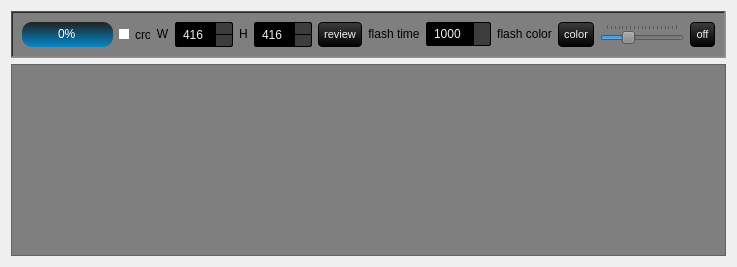
           <widget class="QWidget" name="Trainer">
            <attribute name="title">
             <string>Review</string>
            </attribute>
            <layout class="QVBoxLayout" name="verticalLayout_14">
             <item>
              <widget class="QFrame" name="frame_10">
               <property name="sizePolicy">
                <sizepolicy hsizetype="Expanding" vsizetype="Minimum">
                 <horstretch>0</horstretch>
                 <verstretch>0</verstretch>
                </sizepolicy>
               </property>
               <property name="styleSheet">
                <string notr="true">background-color: rgb(127, 127, 127);

</string>
               </property>
               <property name="frameShape">
                <enum>QFrame::WinPanel</enum>
               </property>
               <property name="frameShadow">
                <enum>QFrame::Sunken</enum>
               </property>
               <layout class="QHBoxLayout" name="horizontalLayout_8">
                <item>
                 <widget class="QProgressBar" name="preview_progress">
                  <property name="sizePolicy">
                   <sizepolicy hsizetype="Expanding" vsizetype="Minimum">
                    <horstretch>0</horstretch>
                    <verstretch>0</verstretch>
                   </sizepolicy>
                  </property>
                  <property name="maximumSize">
                   <size>
                    <width>16777215</width>
                    <height>16777215</height>
                   </size>
                  </property>
                  <property name="styleSheet">
                   <string notr="true">QProgressBar {
    background-color: qlineargradient(spread:repeat, x1:1, y1:0, x2:1, y2:1, stop:0 #222, stop:1 #0088cc);
    border-radius: 10px;
    text-align: center;
    color: #fff;
}

QProgressBar::chunk {
    background-color: qlineargradient(spread:repeat, x1:1, y1:0, x2:1, y2:1, stop:0 #0088cc, stop:1 #222);
    border-radius: 10px;
}

QProgressBar:hover {
    background-color: qlineargradient(spread:repeat, x1:1, y1:0, x2:1, y2:1, stop:0 #FFA500, stop:1 #0088cc);
    border-radius: 10px;
}</string>
                  </property>
                  <property name="value">
                   <number>0</number>
                  </property>
                  <property name="textDirection">
                   <enum>QProgressBar::TopToBottom</enum>
                  </property>
                 </widget>
                </item>
                <item>
                 <widget class="QCheckBox" name="crop_img">
                  <property name="styleSheet">
                   <string notr="true">QCheckBox {
    background-color: transparent;
    color: black;
    border: none;
    width: 15px;
    height: 15px;
    border-radius: 50%;

}

QCheckBox::indicator {
    background-color: white;
    color: black;
    width: 10px;
    height: 10px;
    border-radius: 50%;
}

QCheckBox::indicator:hover {
    background-color: orange;
}

QCheckBox::indicator:checked {
    background-color: #ff0800;
}</string>
                  </property>
                  <property name="text">
                   <string>crop</string>
                  </property>
                 </widget>
                </item>
                <item>
                 <widget class="QLabel" name="label_69">
                  <property name="sizePolicy">
                   <sizepolicy hsizetype="Expanding" vsizetype="Preferred">
                    <horstretch>0</horstretch>
                    <verstretch>0</verstretch>
                   </sizepolicy>
                  </property>
                  <property name="maximumSize">
                   <size>
                    <width>75</width>
                    <height>20</height>
                   </size>
                  </property>
                  <property name="text">
                   <string>W</string>
                  </property>
                  <property name="alignment">
                   <set>Qt::AlignCenter</set>
                  </property>
                 </widget>
                </item>
                <item>
                 <widget class="QSpinBox" name="w_img">
                  <property name="sizePolicy">
                   <sizepolicy hsizetype="Expanding" vsizetype="Minimum">
                    <horstretch>0</horstretch>
                    <verstretch>0</verstretch>
                   </sizepolicy>
                  </property>
                  <property name="maximumSize">
                   <size>
                    <width>16777215</width>
                    <height>16777215</height>
                   </size>
                  </property>
                  <property name="styleSheet">
                   <string notr="true">QSpinBox, QDoubleSpinBox, QDateTimeEdit {
    background-color: rgb(0, 0, 0) /*bg_gen*/;
    color: rgb(238, 238, 238) /*txt*/;
    border: 1px solid #000;
    padding: 3px;
    padding-left: 5px;
    border-radius: 2px;
}

QDoubleSpinBox::up-button, QSpinBox::up-button, QDateTimeEdit::up-button {
    border-top-right-radius: 2px;
    background-color: rgb(59, 61, 62) /*bg_alt*/;
    width: 16px;
    border-width: 1px;
}

QDoubleSpinBox::up-button:hover, QSpinBox::up-button:hover, QDateTimeEdit::up-button:hover {
    background-color: orange;
}

QDoubleSpinBox::up-button:pressed, QSpinBox::up-button:pressed, QDateTimeEdit::up-button:pressed {
    background-color: red;
}

QDoubleSpinBox::up-arrow, QSpinBox::up-arrow, QDateTimeEdit::up-arrow {
    image: url(:/16x16/icons/16x16/up.gif);
    width: 7px;
    height: 7px;
}

QDoubleSpinBox::down-button, QSpinBox::down-button, QDateTimeEdit::down-button {
    border-bottom-right-radius: 2px;
    background-color: rgb(59, 61, 62) /*bg_alt*/;
    width: 16px;
    border-width: 1px;
}

QDoubleSpinBox::down-button:hover, QSpinBox::down-button:hover, QDateTimeEdit::down-button:hover {
    background-color: orange;
}

QDoubleSpinBox::down-button:pressed, QSpinBox::down-button:pressed, QDateTimeEdit::down-button:pressed {
    background-color: red;
}

QDoubleSpinBox::down-arrow, QSpinBox::down-arrow, QDateTimeEdit::down-arrow {
    image: url(:/16x16/icons/16x16/down.gif);
    width: 7px;
    height: 7px;
}</string>
                  </property>
                  <property name="minimum">
                   <number>32</number>
                  </property>
                  <property name="maximum">
                   <number>5000</number>
                  </property>
                  <property name="singleStep">
                   <number>32</number>
                  </property>
                  <property name="value">
                   <number>416</number>
                  </property>
                 </widget>
                </item>
                <item>
                 <widget class="QLabel" name="label_70">
                  <property name="sizePolicy">
                   <sizepolicy hsizetype="Expanding" vsizetype="Preferred">
                    <horstretch>0</horstretch>
                    <verstretch>0</verstretch>
                   </sizepolicy>
                  </property>
                  <property name="maximumSize">
                   <size>
                    <width>75</width>
                    <height>20</height>
                   </size>
                  </property>
                  <property name="text">
                   <string>H</string>
                  </property>
                  <property name="alignment">
                   <set>Qt::AlignCenter</set>
                  </property>
                 </widget>
                </item>
                <item>
                 <widget class="QSpinBox" name="h_img">
                  <property name="sizePolicy">
                   <sizepolicy hsizetype="Expanding" vsizetype="Minimum">
                    <horstretch>0</horstretch>
                    <verstretch>0</verstretch>
                   </sizepolicy>
                  </property>
                  <property name="maximumSize">
                   <size>
                    <width>16777215</width>
                    <height>16777215</height>
                   </size>
                  </property>
                  <property name="baseSize">
                   <size>
                    <width>416</width>
                    <height>416</height>
                   </size>
                  </property>
                  <property name="styleSheet">
                   <string notr="true">QSpinBox, QDoubleSpinBox, QDateTimeEdit {
    background-color: rgb(0, 0, 0) /*bg_gen*/;
    color: rgb(238, 238, 238) /*txt*/;
    border: 1px solid #000;
    padding: 3px;
    padding-left: 5px;
    border-radius: 2px;
}

QDoubleSpinBox::up-button, QSpinBox::up-button, QDateTimeEdit::up-button {
    border-top-right-radius: 2px;
    background-color: rgb(59, 61, 62) /*bg_alt*/;
    width: 16px;
    border-width: 1px;
}

QDoubleSpinBox::up-button:hover, QSpinBox::up-button:hover, QDateTimeEdit::up-button:hover {
    background-color: orange;
}

QDoubleSpinBox::up-button:pressed, QSpinBox::up-button:pressed, QDateTimeEdit::up-button:pressed {
    background-color: red;
}

QDoubleSpinBox::up-arrow, QSpinBox::up-arrow, QDateTimeEdit::up-arrow {
    image: url(:/16x16/icons/16x16/up.gif);
    width: 7px;
    height: 7px;
}

QDoubleSpinBox::down-button, QSpinBox::down-button, QDateTimeEdit::down-button {
    border-bottom-right-radius: 2px;
    background-color: rgb(59, 61, 62) /*bg_alt*/;
    width: 16px;
    border-width: 1px;
}

QDoubleSpinBox::down-button:hover, QSpinBox::down-button:hover, QDateTimeEdit::down-button:hover {
    background-color: orange;
}

QDoubleSpinBox::down-button:pressed, QSpinBox::down-button:pressed, QDateTimeEdit::down-button:pressed {
    background-color: red;
}

QDoubleSpinBox::down-arrow, QSpinBox::down-arrow, QDateTimeEdit::down-arrow {
    image: url(:/16x16/icons/16x16/down.gif);
    width: 7px;
    height: 7px;
}</string>
                  </property>
                  <property name="minimum">
                   <number>32</number>
                  </property>
                  <property name="maximum">
                   <number>5000</number>
                  </property>
                  <property name="singleStep">
                   <number>32</number>
                  </property>
                  <property name="value">
                   <number>416</number>
                  </property>
                 </widget>
                </item>
                <item>
                 <widget class="QPushButton" name="preview_button">
                  <property name="sizePolicy">
                   <sizepolicy hsizetype="Expanding" vsizetype="Minimum">
                    <horstretch>0</horstretch>
                    <verstretch>0</verstretch>
                   </sizepolicy>
                  </property>
                  <property name="minimumSize">
                   <size>
                    <width>0</width>
                    <height>0</height>
                   </size>
                  </property>
                  <property name="maximumSize">
                   <size>
                    <width>16777215</width>
                    <height>16777215</height>
                   </size>
                  </property>
                  <property name="styleSheet">
                   <string notr="true">QPushButton {
    background-color: qlineargradient(spread:repeat, x1:1, y1:0, x2:1, y2:1, stop:0 rgb(59, 61, 62), stop:1 rgb(0, 0, 0));
    color: rgb(238, 238, 238);
  	font-size: 8pt;

    border-style: solid;
    border-width: 1px;
    border-radius: 4px;
    border-color: rgb(0, 0, 0);
    padding: 5px;
}

QPushButton:flat {
    background-color: transparent;
    border: none;
    color: rgb(238, 238, 238);
}

QPushButton:disabled {
    background-color: #404040;
    color: #656565;
    border-color: rgb(0, 0, 0);
}

QPushButton:hover {
    background-color: rgba(236, 157, 0, 51);
    border: 1px solid rgb(236, 157, 0);
}

QPushButton:pressed {
    background-color: qlineargradient(spread:repeat, x1:1, y1:0, x2:1, y2:1, stop:0 rgb(28, 28, 32), stop:1 rgb(0, 0, 0));
    border: 1px solid rgb(236, 157, 0);
}

QPushButton:checked {
    background-color: qlineargradient(spread:repeat, x1:1, y1:0, x2:1, y2:1, stop:0 rgb(28, 28, 32), stop:1 rgb(0, 0, 0));
    border: 1px solid #222;
}</string>
                  </property>
                  <property name="text">
                   <string>review</string>
                  </property>
                 </widget>
                </item>
                <item>
                 <widget class="QLabel" name="label_59">
                  <property name="sizePolicy">
                   <sizepolicy hsizetype="Expanding" vsizetype="Preferred">
                    <horstretch>0</horstretch>
                    <verstretch>0</verstretch>
                   </sizepolicy>
                  </property>
                  <property name="maximumSize">
                   <size>
                    <width>75</width>
                    <height>20</height>
                   </size>
                  </property>
                  <property name="text">
                   <string>flash time</string>
                  </property>
                  <property name="alignment">
                   <set>Qt::AlignCenter</set>
                  </property>
                 </widget>
                </item>
                <item>
                 <widget class="QSpinBox" name="flash_time">
                  <property name="styleSheet">
                   <string notr="true">QSpinBox, QDoubleSpinBox, QDateTimeEdit {
    background-color: rgb(0, 0, 0) /*bg_gen*/;
    color: rgb(238, 238, 238) /*txt*/;
    border: 1px solid #000;
    padding: 3px;
    padding-left: 5px;
    border-radius: 2px;
}

QDoubleSpinBox::up-button, QSpinBox::up-button, QDateTimeEdit::up-button {
    border-top-right-radius: 2px;
    background-color: rgb(59, 61, 62) /*bg_alt*/;
    width: 16px;
    border-width: 1px;
}

QDoubleSpinBox::up-button:hover, QSpinBox::up-button:hover, QDateTimeEdit::up-button:hover {
    background-color: orange;
}

QDoubleSpinBox::up-button:pressed, QSpinBox::up-button:pressed, QDateTimeEdit::up-button:pressed {
    background-color: red;
}

QDoubleSpinBox::up-arrow, QSpinBox::up-arrow, QDateTimeEdit::up-arrow {
    image: url(:/16x16/icons/16x16/up.gif);
    width: 7px;
    height: 7px;
}

QDoubleSpinBox::down-button, QSpinBox::down-button, QDateTimeEdit::down-button {
    border-bottom-right-radius: 2px;
    background-color: rgb(59, 61, 62) /*bg_alt*/;
    width: 16px;
    border-width: 1px;
}

QDoubleSpinBox::down-button:hover, QSpinBox::down-button:hover, QDateTimeEdit::down-button:hover {
    background-color: orange;
}

QDoubleSpinBox::down-button:pressed, QSpinBox::down-button:pressed, QDateTimeEdit::down-button:pressed {
    background-color: red;
}

QDoubleSpinBox::down-arrow, QSpinBox::down-arrow, QDateTimeEdit::down-arrow {
    image: url(:/16x16/icons/16x16/down.gif);
    width: 7px;
    height: 7px;
}</string>
                  </property>
                  <property name="minimum">
                   <number>1000</number>
                  </property>
                  <property name="maximum">
                   <number>10000</number>
                  </property>
                  <property name="singleStep">
                   <number>10</number>
                  </property>
                  <property name="value">
                   <number>1000</number>
                  </property>
                 </widget>
                </item>
                <item>
                 <widget class="QLabel" name="label_30">
                  <property name="sizePolicy">
                   <sizepolicy hsizetype="Expanding" vsizetype="Preferred">
                    <horstretch>0</horstretch>
                    <verstretch>0</verstretch>
                   </sizepolicy>
                  </property>
                  <property name="maximumSize">
                   <size>
                    <width>75</width>
                    <height>20</height>
                   </size>
                  </property>
                  <property name="text">
                   <string>flash color</string>
                  </property>
                  <property name="alignment">
                   <set>Qt::AlignCenter</set>
                  </property>
                 </widget>
                </item>
                <item>
                 <widget class="QPushButton" name="flash_color">
                  <property name="sizePolicy">
                   <sizepolicy hsizetype="Expanding" vsizetype="Minimum">
                    <horstretch>0</horstretch>
                    <verstretch>0</verstretch>
                   </sizepolicy>
                  </property>
                  <property name="minimumSize">
                   <size>
                    <width>0</width>
                    <height>0</height>
                   </size>
                  </property>
                  <property name="maximumSize">
                   <size>
                    <width>16777215</width>
                    <height>16777215</height>
                   </size>
                  </property>
                  <property name="styleSheet">
                   <string notr="true">QPushButton {
    background-color: qlineargradient(spread:repeat, x1:1, y1:0, x2:1, y2:1, stop:0 rgb(59, 61, 62), stop:1 rgb(0, 0, 0));
    color: rgb(238, 238, 238);
  	font-size: 8pt;

    border-style: solid;
    border-width: 1px;
    border-radius: 4px;
    border-color: rgb(0, 0, 0);
    padding: 5px;
}

QPushButton:flat {
    background-color: transparent;
    border: none;
    color: rgb(238, 238, 238);
}

QPushButton:disabled {
    background-color: #404040;
    color: #656565;
    border-color: rgb(0, 0, 0);
}

QPushButton:hover {
    background-color: rgba(236, 157, 0, 51);
    border: 1px solid rgb(236, 157, 0);
}

QPushButton:pressed {
    background-color: qlineargradient(spread:repeat, x1:1, y1:0, x2:1, y2:1, stop:0 rgb(28, 28, 32), stop:1 rgb(0, 0, 0));
    border: 1px solid rgb(236, 157, 0);
}

QPushButton:checked {
    background-color: qlineargradient(spread:repeat, x1:1, y1:0, x2:1, y2:1, stop:0 rgb(28, 28, 32), stop:1 rgb(0, 0, 0));
    border: 1px solid #222;
}</string>
                  </property>
                  <property name="text">
                   <string>color</string>
                  </property>
                 </widget>
                </item>
                <item>
                 <widget class="QSlider" name="image_size">
                  <property name="cursor">
                   <cursorShape>ArrowCursor</cursorShape>
                  </property>
                  <property name="focusPolicy">
                   <enum>Qt::ClickFocus</enum>
                  </property>
                  <property name="layoutDirection">
                   <enum>Qt::LeftToRight</enum>
                  </property>
                  <property name="minimum">
                   <number>20</number>
                  </property>
                  <property name="maximum">
                   <number>200</number>
                  </property>
                  <property name="singleStep">
                   <number>5</number>
                  </property>
                  <property name="pageStep">
                   <number>5</number>
                  </property>
                  <property name="value">
                   <number>75</number>
                  </property>
                  <property name="sliderPosition">
                   <number>75</number>
                  </property>
                  <property name="tracking">
                   <bool>true</bool>
                  </property>
                  <property name="orientation">
                   <enum>Qt::Horizontal</enum>
                  </property>
                  <property name="invertedAppearance">
                   <bool>false</bool>
                  </property>
                  <property name="invertedControls">
                   <bool>false</bool>
                  </property>
                  <property name="tickPosition">
                   <enum>QSlider::TicksAbove</enum>
                  </property>
                  <property name="tickInterval">
                   <number>10</number>
                  </property>
                 </widget>
                </item>
                <item>
                 <widget class="QPushButton" name="review_off">
                  <property name="sizePolicy">
                   <sizepolicy hsizetype="Expanding" vsizetype="Minimum">
                    <horstretch>0</horstretch>
                    <verstretch>0</verstretch>
                   </sizepolicy>
                  </property>
                  <property name="minimumSize">
                   <size>
                    <width>0</width>
                    <height>0</height>
                   </size>
                  </property>
                  <property name="maximumSize">
                   <size>
                    <width>16777215</width>
                    <height>16777215</height>
                   </size>
                  </property>
                  <property name="styleSheet">
                   <string notr="true">QPushButton {
    background-color: qlineargradient(spread:repeat, x1:1, y1:0, x2:1, y2:1, stop:0 rgb(59, 61, 62), stop:1 rgb(0, 0, 0));
    color: rgb(238, 238, 238);
  	font-size: 8pt;

    border-style: solid;
    border-width: 1px;
    border-radius: 4px;
    border-color: rgb(0, 0, 0);
    padding: 5px;
}

QPushButton:flat {
    background-color: transparent;
    border: none;
    color: rgb(238, 238, 238);
}

QPushButton:disabled {
    background-color: #404040;
    color: #656565;
    border-color: rgb(0, 0, 0);
}

QPushButton:hover {
    background-color: rgba(236, 157, 0, 51);
    border: 1px solid rgb(236, 157, 0);
}

QPushButton:pressed {
    background-color: qlineargradient(spread:repeat, x1:1, y1:0, x2:1, y2:1, stop:0 rgb(28, 28, 32), stop:1 rgb(0, 0, 0));
    border: 1px solid rgb(236, 157, 0);
}

QPushButton:checked {
    background-color: qlineargradient(spread:repeat, x1:1, y1:0, x2:1, y2:1, stop:0 rgb(28, 28, 32), stop:1 rgb(0, 0, 0));
    border: 1px solid #222;
}</string>
                  </property>
                  <property name="text">
                   <string>off</string>
                  </property>
                 </widget>
                </item>
               </layout>
              </widget>
             </item>
             <item>
              <widget class="QTableWidget" name="preview_list">
               <property name="sizePolicy">
                <sizepolicy hsizetype="MinimumExpanding" vsizetype="MinimumExpanding">
                 <horstretch>0</horstretch>
                 <verstretch>0</verstretch>
                </sizepolicy>
               </property>
               <property name="minimumSize">
                <size>
                 <width>0</width>
                 <height>0</height>
                </size>
               </property>
               <property name="styleSheet">
                <string notr="true">background-color: rgb(127, 127, 127);

</string>
               </property>
               <property name="alternatingRowColors">
                <bool>true</bool>
               </property>
               <property name="sortingEnabled">
                <bool>true</bool>
               </property>
               <attribute name="horizontalHeaderCascadingSectionResizes">
                <bool>true</bool>
               </attribute>
               <attribute name="horizontalHeaderMinimumSectionSize">
                <number>0</number>
               </attribute>
               <attribute name="horizontalHeaderDefaultSectionSize">
                <number>300</number>
               </attribute>
               <attribute name="verticalHeaderCascadingSectionResizes">
                <bool>true</bool>
               </attribute>
              </widget>
             </item>
            </layout>
           </widget>
